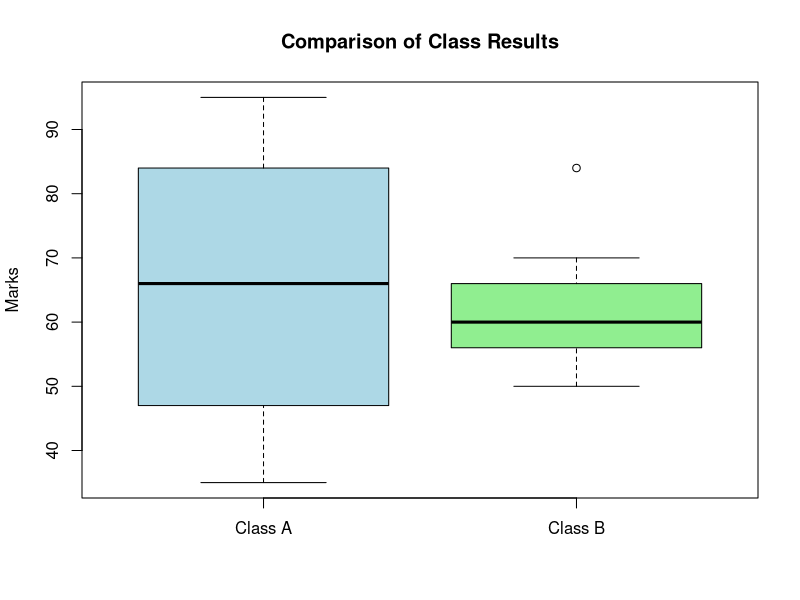

Here is the R script that generated this plot:

A <- c(76, 35, 47, 64, 95, 66, 89, 36, 84)
B <- c(51, 56, 84, 60, 59, 70, 63, 66, 50)

# Mean, median and range
mean(A)
median(A)
diff(range(A))

mean(B)
median(B)
diff(range(B))

# Boxplot
boxplot(A, B,
        names = c("Class A", "Class B"),
        main = "Comparison of Class Results",
        ylab = "Marks",
        col = c("lightblue", "lightgreen"))
